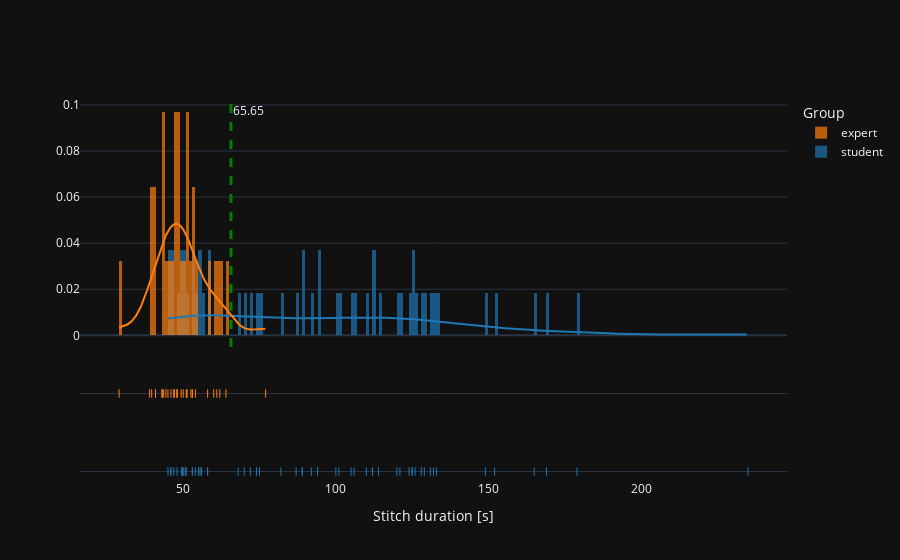
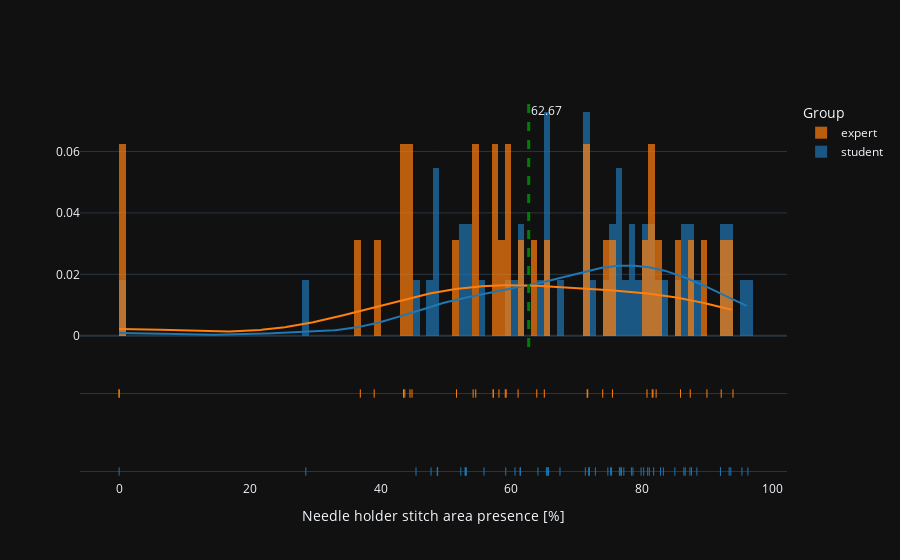
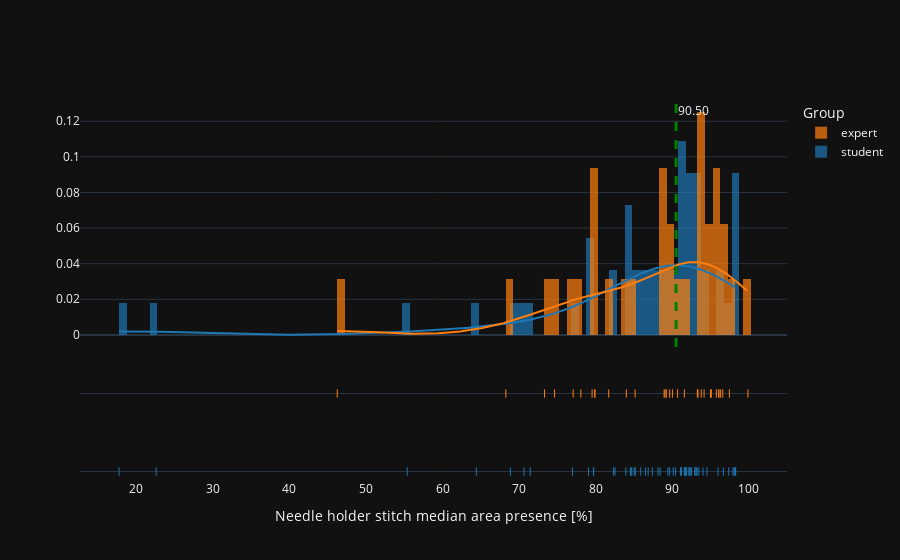
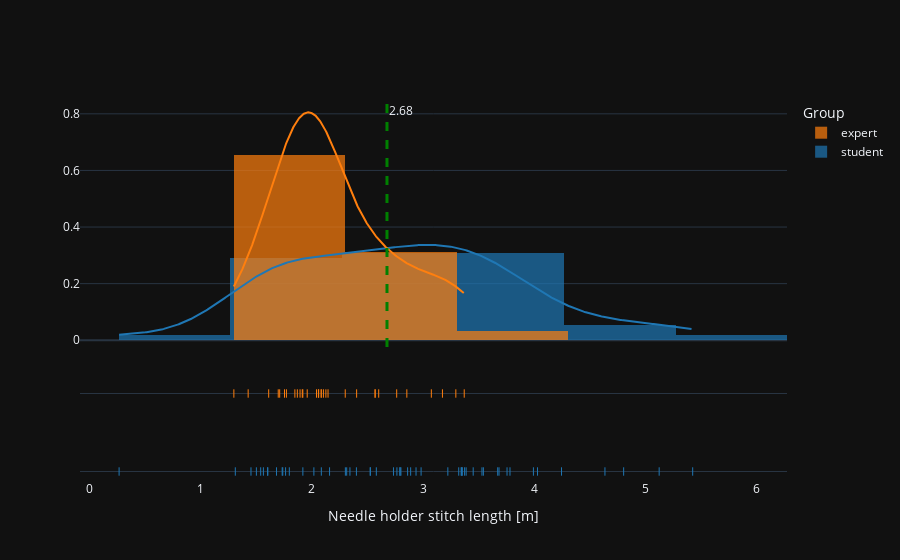

Notebook cell for these charts, in order:
### Code cell
for col_name in col_names:

    # my_value = dfst[col_name].mean()
    my_value = find_threshold(dfst, col_name)


    fig = get_distplot(dfst, col_name, my_value, f"{my_value:.2f}")
    fig.show()

### Figure 1 — Plotly figure (JSON) as saved in the notebook; plotly's stock layout.template omitted (floating-point values rounded to 4 significant figures; data arrays with more than 128 entries replaced by an {"elided": "..."} marker saying what was removed)
{"data": [{"autobinx": false, "histnorm": "probability", "legendgroup": "student", "marker": {"color": "rgb(31, 119, 180)"}, "name": "student", "opacity": 0.7, "x": [51.0, 46.93, 49.8, 50.67, 49.47, 55.53, 45.93, 100.0, 112.0, 125.0, 92.0, 54.0, 235.0, 55.0, 131.0, 94.0, 87.0, 74.0, 128.0, 114.0, 106.0, 112.0, 152.0, 126.0, 48.0, 105.0, 120.0, 53.0, 70.0, 72.0, 179.0, 75.0, 82.0, 56.0, 68.0, 169.0, 149.0, 53.0, 133.0, 89.0, 89.0, 125.0, 165.0, 110.0, 46.0, 132.0, 124.0, 45.0, 58.0, 129.0, 94.0, 121.0, 58.0, 50.0, 101.0], "xaxis": "x", "xbins": {"end": 235.0, "size": 1.0, "start": 45.0}, "yaxis": "y", "type": "histogram"}, {"autobinx": false, "histnorm": "probability", "legendgroup": "expert", "marker": {"color": "rgb(255, 127, 14)"}, "name": "expert", "opacity": 0.7, "x": [53.0, 50.0, 48.0, 43.0, 39.0, 48.0, 45.0, 47.0, 52.53, 40.93, 51.2, 40.93, 51.0, 51.2, 47.0, 44.33, 43.6, 43.2, 39.67, 49.33, 29.0, 58.0, 48.0, 77.0, 64.0, 61.0, 53.0, 60.0, 46.0, 47.0, 62.0, 54.0], "xaxis": "x", "xbins": {"end": 77.0, "size": 1.0, "start": 29.0}, "yaxis": "y", "type": "histogram"}, {"legendgroup": "student", "marker": {"color": "rgb(31, 119, 180)"}, "mode": "lines", "name": "student", "showlegend": false, "x": {"elided": "500 float values"}, "xaxis": "x", "y": {"elided": "500 float values"}, "yaxis": "y", "type": "scatter"}, {"legendgroup": "expert", "marker": {"color": "rgb(255, 127, 14)"}, "mode": "lines", "name": "expert", "showlegend": false, "x": {"elided": "500 float values"}, "xaxis": "x", "y": {"elided": "500 float values"}, "yaxis": "y", "type": "scatter"}, {"legendgroup": "student", "marker": {"color": "rgb(31, 119, 180)", "symbol": "line-ns-open"}, "mode": "markers", "name": "student", "showlegend": false, "x": [51.0, 46.93, 49.8, 50.67, 49.47, 55.53, 45.93, 100.0, 112.0, 125.0, 92.0, 54.0, 235.0, 55.0, 131.0, 94.0, 87.0, 74.0, 128.0, 114.0, 106.0, 112.0, 152.0, 126.0, 48.0, 105.0, 120.0, 53.0, 70.0, 72.0, 179.0, 75.0, 82.0, 56.0, 68.0, 169.0, 149.0, 53.0, 133.0, 89.0, 89.0, 125.0, 165.0, 110.0, 46.0, 132.0, 124.0, 45.0, 58.0, 129.0, 94.0, 121.0, 58.0, 50.0, 101.0], "xaxis": "x", "y": ["student", "student", "student", "student", "student", "student", "student", "student", "student", "student", "student", "student", "student", "student", "student", "student", "student", "student", "student", "student", "student", "student", "student", "student", "student", "student", "student", "student", "student", "student", "student", "student", "student", "student", "student", "student", "student", "student", "student", "student", "student", "student", "student", "student", "student", "student", "student", "student", "student", "student", "student", "student", "student", "student", "student"], "yaxis": "y2", "type": "scatter"}, {"legendgroup": "expert", "marker": {"color": "rgb(255, 127, 14)", "symbol": "line-ns-open"}, "mode": "markers", "name": "expert", "showlegend": false, "x": [53.0, 50.0, 48.0, 43.0, 39.0, 48.0, 45.0, 47.0, 52.53, 40.93, 51.2, 40.93, 51.0, 51.2, 47.0, 44.33, 43.6, 43.2, 39.67, 49.33, 29.0, 58.0, 48.0, 77.0, 64.0, 61.0, 53.0, 60.0, 46.0, 47.0, 62.0, 54.0], "xaxis": "x", "y": ["expert", "expert", "expert", "expert", "expert", "expert", "expert", "expert", "expert", "expert", "expert", "expert", "expert", "expert", "expert", "expert", "expert", "expert", "expert", "expert", "expert", "expert", "expert", "expert", "expert", "expert", "expert", "expert", "expert", "expert", "expert", "expert"], "yaxis": "y2", "type": "scatter"}], "layout": {"barmode": "overlay", "hovermode": "closest", "legend": {"traceorder": "reversed", "title": {"text": "Group"}}, "xaxis": {"anchor": "y2", "domain": [0.0, 1.0], "zeroline": false, "title": {"text": "Stitch duration [s]"}}, "yaxis": {"anchor": "free", "domain": [0.35, 1], "position": 0.0}, "yaxis2": {"anchor": "x", "domain": [0, 0.25], "dtick": 1, "showticklabels": false}, "shapes": [{"line": {"color": "green", "dash": "dash", "width": 3}, "type": "line", "x0": 65.65, "x1": 65.65, "xref": "x", "y0": 0, "y1": 1, "yref": "y domain"}], "annotations": [{"showarrow": false, "text": "65.65", "x": 65.65, "xanchor": "left", "xref": "x", "y": 1, "yanchor": "top", "yref": "y domain"}]}}

### Figure 2 — Plotly figure (JSON) as saved in the notebook; plotly's stock layout.template omitted (floating-point values rounded to 4 significant figures; data arrays with more than 128 entries replaced by an {"elided": "..."} marker saying what was removed)
{"data": [{"autobinx": false, "histnorm": "probability", "legendgroup": "student", "marker": {"color": "rgb(31, 119, 180)"}, "name": "student", "opacity": 0.7, "x": [61.42, 64.09, 52.29, 0.0, 28.57, 48.74, 53.14, 74.79, 65.71, 75.21, 80.88, 71.34, 80.27, 71.94, 93.6, 60.58, 45.43, 95.3, 96.22, 75.35, 65.5, 87.35, 52.94, 76.55, 93.35, 48.72, 92.03, 55.83, 81.79, 86.63, 67.46, 76.87, 48.68, 71.92, 71.88, 86.42, 87.58, 77.23, 78.63, 53.0, 76.68, 65.38, 85.04, 81.13, 88.41, 65.62, 47.73, 92.02, 59.16, 79.87, 61.35, 82.84, 78.39, 83.28, 72.88], "xaxis": "x", "xbins": {"end": 96.22, "size": 1.0, "start": 0.0}, "yaxis": "y", "type": "histogram"}, {"autobinx": false, "histnorm": "probability", "legendgroup": "expert", "marker": {"color": "rgb(255, 127, 14)"}, "name": "expert", "opacity": 0.7, "x": [44.82, 54.17, 44.51, 36.91, 80.78, 85.91, 71.62, 51.63, 61.05, 57.25, 59.23, 57.25, 0.0, 54.57, 81.69, 59.09, 43.72, 65.06, 43.52, 58.12, 0.0, 75.49, 92.13, 39.03, 63.91, 93.93, 71.71, 74.0, 81.58, 87.39, 82.17, 89.95], "xaxis": "x", "xbins": {"end": 93.93, "size": 1.0, "start": 0.0}, "yaxis": "y", "type": "histogram"}, {"legendgroup": "student", "marker": {"color": "rgb(31, 119, 180)"}, "mode": "lines", "name": "student", "showlegend": false, "x": {"elided": "500 float values"}, "xaxis": "x", "y": {"elided": "500 float values"}, "yaxis": "y", "type": "scatter"}, {"legendgroup": "expert", "marker": {"color": "rgb(255, 127, 14)"}, "mode": "lines", "name": "expert", "showlegend": false, "x": {"elided": "500 float values"}, "xaxis": "x", "y": {"elided": "500 float values"}, "yaxis": "y", "type": "scatter"}, {"legendgroup": "student", "marker": {"color": "rgb(31, 119, 180)", "symbol": "line-ns-open"}, "mode": "markers", "name": "student", "showlegend": false, "x": [61.42, 64.09, 52.29, 0.0, 28.57, 48.74, 53.14, 74.79, 65.71, 75.21, 80.88, 71.34, 80.27, 71.94, 93.6, 60.58, 45.43, 95.3, 96.22, 75.35, 65.5, 87.35, 52.94, 76.55, 93.35, 48.72, 92.03, 55.83, 81.79, 86.63, 67.46, 76.87, 48.68, 71.92, 71.88, 86.42, 87.58, 77.23, 78.63, 53.0, 76.68, 65.38, 85.04, 81.13, 88.41, 65.62, 47.73, 92.02, 59.16, 79.87, 61.35, 82.84, 78.39, 83.28, 72.88], "xaxis": "x", "y": ["student", "student", "student", "student", "student", "student", "student", "student", "student", "student", "student", "student", "student", "student", "student", "student", "student", "student", "student", "student", "student", "student", "student", "student", "student", "student", "student", "student", "student", "student", "student", "student", "student", "student", "student", "student", "student", "student", "student", "student", "student", "student", "student", "student", "student", "student", "student", "student", "student", "student", "student", "student", "student", "student", "student"], "yaxis": "y2", "type": "scatter"}, {"legendgroup": "expert", "marker": {"color": "rgb(255, 127, 14)", "symbol": "line-ns-open"}, "mode": "markers", "name": "expert", "showlegend": false, "x": [44.82, 54.17, 44.51, 36.91, 80.78, 85.91, 71.62, 51.63, 61.05, 57.25, 59.23, 57.25, 0.0, 54.57, 81.69, 59.09, 43.72, 65.06, 43.52, 58.12, 0.0, 75.49, 92.13, 39.03, 63.91, 93.93, 71.71, 74.0, 81.58, 87.39, 82.17, 89.95], "xaxis": "x", "y": ["expert", "expert", "expert", "expert", "expert", "expert", "expert", "expert", "expert", "expert", "expert", "expert", "expert", "expert", "expert", "expert", "expert", "expert", "expert", "expert", "expert", "expert", "expert", "expert", "expert", "expert", "expert", "expert", "expert", "expert", "expert", "expert"], "yaxis": "y2", "type": "scatter"}], "layout": {"barmode": "overlay", "hovermode": "closest", "legend": {"traceorder": "reversed", "title": {"text": "Group"}}, "xaxis": {"anchor": "y2", "domain": [0.0, 1.0], "zeroline": false, "title": {"text": "Needle holder stitch area presence [%]"}}, "yaxis": {"anchor": "free", "domain": [0.35, 1], "position": 0.0}, "yaxis2": {"anchor": "x", "domain": [0, 0.25], "dtick": 1, "showticklabels": false}, "shapes": [{"line": {"color": "green", "dash": "dash", "width": 3}, "type": "line", "x0": 62.67, "x1": 62.67, "xref": "x", "y0": 0, "y1": 1, "yref": "y domain"}], "annotations": [{"showarrow": false, "text": "62.67", "x": 62.67, "xanchor": "left", "xref": "x", "y": 1, "yanchor": "top", "yref": "y domain"}]}}

### Figure 3 — Plotly figure (JSON) as saved in the notebook; plotly's stock layout.template omitted (floating-point values rounded to 4 significant figures; data arrays with more than 128 entries replaced by an {"elided": "..."} marker saying what was removed)
{"data": [{"autobinx": false, "histnorm": "probability", "legendgroup": "student", "marker": {"color": "rgb(31, 119, 180)"}, "name": "student", "opacity": 0.7, "x": [94.02, 85.19, 55.39, 91.07, 70.63, 91.7, 85.89, 87.39, 91.59, 79.06, 85.02, 98.19, 95.97, 98.08, 96.67, 68.87, 64.41, 98.28, 97.38, 90.42, 92.3, 92.31, 88.41, 94.53, 82.32, 91.22, 92.94, 71.46, 22.62, 91.77, 88.14, 84.53, 84.71, 82.53, 86.85, 17.77, 91.57, 98.21, 84.58, 79.71, 92.17, 90.13, 92.95, 83.94, 89.42, 89.66, 76.96, 97.91, 79.73, 86.49, 93.45, 92.5, 93.23, 93.12, 91.89], "xaxis": "x", "xbins": {"end": 98.28, "size": 1.0, "start": 17.77}, "yaxis": "y", "type": "histogram"}, {"autobinx": false, "histnorm": "probability", "legendgroup": "expert", "marker": {"color": "rgb(255, 127, 14)"}, "name": "expert", "opacity": 0.7, "x": [89.05, 94.99, 68.27, 84.0, 96.31, 97.45, 95.1, 81.7, 93.78, 79.89, 93.28, 79.89, 89.66, 94.15, 93.36, 89.23, 73.32, 90.02, 74.63, 79.53, 85.15, 96.59, 96.06, 78.06, 46.25, 95.75, 88.94, 77.06, 91.58, 96.08, 90.7, 99.87], "xaxis": "x", "xbins": {"end": 99.87, "size": 1.0, "start": 46.25}, "yaxis": "y", "type": "histogram"}, {"legendgroup": "student", "marker": {"color": "rgb(31, 119, 180)"}, "mode": "lines", "name": "student", "showlegend": false, "x": {"elided": "500 float values"}, "xaxis": "x", "y": {"elided": "500 float values"}, "yaxis": "y", "type": "scatter"}, {"legendgroup": "expert", "marker": {"color": "rgb(255, 127, 14)"}, "mode": "lines", "name": "expert", "showlegend": false, "x": {"elided": "500 float values"}, "xaxis": "x", "y": {"elided": "500 float values"}, "yaxis": "y", "type": "scatter"}, {"legendgroup": "student", "marker": {"color": "rgb(31, 119, 180)", "symbol": "line-ns-open"}, "mode": "markers", "name": "student", "showlegend": false, "x": [94.02, 85.19, 55.39, 91.07, 70.63, 91.7, 85.89, 87.39, 91.59, 79.06, 85.02, 98.19, 95.97, 98.08, 96.67, 68.87, 64.41, 98.28, 97.38, 90.42, 92.3, 92.31, 88.41, 94.53, 82.32, 91.22, 92.94, 71.46, 22.62, 91.77, 88.14, 84.53, 84.71, 82.53, 86.85, 17.77, 91.57, 98.21, 84.58, 79.71, 92.17, 90.13, 92.95, 83.94, 89.42, 89.66, 76.96, 97.91, 79.73, 86.49, 93.45, 92.5, 93.23, 93.12, 91.89], "xaxis": "x", "y": ["student", "student", "student", "student", "student", "student", "student", "student", "student", "student", "student", "student", "student", "student", "student", "student", "student", "student", "student", "student", "student", "student", "student", "student", "student", "student", "student", "student", "student", "student", "student", "student", "student", "student", "student", "student", "student", "student", "student", "student", "student", "student", "student", "student", "student", "student", "student", "student", "student", "student", "student", "student", "student", "student", "student"], "yaxis": "y2", "type": "scatter"}, {"legendgroup": "expert", "marker": {"color": "rgb(255, 127, 14)", "symbol": "line-ns-open"}, "mode": "markers", "name": "expert", "showlegend": false, "x": [89.05, 94.99, 68.27, 84.0, 96.31, 97.45, 95.1, 81.7, 93.78, 79.89, 93.28, 79.89, 89.66, 94.15, 93.36, 89.23, 73.32, 90.02, 74.63, 79.53, 85.15, 96.59, 96.06, 78.06, 46.25, 95.75, 88.94, 77.06, 91.58, 96.08, 90.7, 99.87], "xaxis": "x", "y": ["expert", "expert", "expert", "expert", "expert", "expert", "expert", "expert", "expert", "expert", "expert", "expert", "expert", "expert", "expert", "expert", "expert", "expert", "expert", "expert", "expert", "expert", "expert", "expert", "expert", "expert", "expert", "expert", "expert", "expert", "expert", "expert"], "yaxis": "y2", "type": "scatter"}], "layout": {"barmode": "overlay", "hovermode": "closest", "legend": {"traceorder": "reversed", "title": {"text": "Group"}}, "xaxis": {"anchor": "y2", "domain": [0.0, 1.0], "zeroline": false, "title": {"text": "Needle holder stitch median area presence [%]"}}, "yaxis": {"anchor": "free", "domain": [0.35, 1], "position": 0.0}, "yaxis2": {"anchor": "x", "domain": [0, 0.25], "dtick": 1, "showticklabels": false}, "shapes": [{"line": {"color": "green", "dash": "dash", "width": 3}, "type": "line", "x0": 90.5, "x1": 90.5, "xref": "x", "y0": 0, "y1": 1, "yref": "y domain"}], "annotations": [{"showarrow": false, "text": "90.50", "x": 90.5, "xanchor": "left", "xref": "x", "y": 1, "yanchor": "top", "yref": "y domain"}]}}

### Figure 4 — Plotly figure (JSON) as saved in the notebook; plotly's stock layout.template omitted (floating-point values rounded to 4 significant figures; data arrays with more than 128 entries replaced by an {"elided": "..."} marker saying what was removed)
{"data": [{"autobinx": false, "histnorm": "probability", "legendgroup": "student", "marker": {"color": "rgb(31, 119, 180)"}, "name": "student", "opacity": 0.7, "x": [1.921, 2.527, 4.635, 0.27, 3.35, 2.02, 2.735, 2.983, 3.387, 4.244, 3.321, 1.503, 3.543, 1.566, 1.455, 1.314, 4.803, 1.799, 2.402, 3.223, 3.351, 2.161, 3.451, 2.526, 1.765, 4.029, 2.087, 2.889, 2.344, 3.53, 5.423, 1.684, 3.683, 1.542, 2.794, 2.792, 2.862, 1.74, 2.315, 3.781, 2.766, 2.938, 3.343, 1.606, 1.735, 5.122, 3.755, 1.604, 3.671, 3.992, 3.374, 3.348, 2.581, 2.303, 2.802], "xaxis": "x", "xbins": {"end": 5.423, "size": 1.0, "start": 0.27}, "yaxis": "y", "type": "histogram"}, {"autobinx": false, "histnorm": "probability", "legendgroup": "expert", "marker": {"color": "rgb(255, 127, 14)"}, "name": "expert", "opacity": 0.7, "x": [2.147, 1.92, 3.37, 2.855, 1.614, 2.085, 1.713, 2.764, 2.06, 2.57, 2.063, 2.57, 2.043, 2.602, 1.96, 1.896, 3.295, 1.915, 2.106, 3.175, 1.429, 1.871, 2.086, 3.075, 2.301, 2.404, 1.773, 1.7, 1.756, 1.849, 2.128, 1.301], "xaxis": "x", "xbins": {"end": 3.37, "size": 1.0, "start": 1.301}, "yaxis": "y", "type": "histogram"}, {"legendgroup": "student", "marker": {"color": "rgb(31, 119, 180)"}, "mode": "lines", "name": "student", "showlegend": false, "x": {"elided": "500 float values"}, "xaxis": "x", "y": {"elided": "500 float values"}, "yaxis": "y", "type": "scatter"}, {"legendgroup": "expert", "marker": {"color": "rgb(255, 127, 14)"}, "mode": "lines", "name": "expert", "showlegend": false, "x": {"elided": "500 float values"}, "xaxis": "x", "y": {"elided": "500 float values"}, "yaxis": "y", "type": "scatter"}, {"legendgroup": "student", "marker": {"color": "rgb(31, 119, 180)", "symbol": "line-ns-open"}, "mode": "markers", "name": "student", "showlegend": false, "x": [1.921, 2.527, 4.635, 0.27, 3.35, 2.02, 2.735, 2.983, 3.387, 4.244, 3.321, 1.503, 3.543, 1.566, 1.455, 1.314, 4.803, 1.799, 2.402, 3.223, 3.351, 2.161, 3.451, 2.526, 1.765, 4.029, 2.087, 2.889, 2.344, 3.53, 5.423, 1.684, 3.683, 1.542, 2.794, 2.792, 2.862, 1.74, 2.315, 3.781, 2.766, 2.938, 3.343, 1.606, 1.735, 5.122, 3.755, 1.604, 3.671, 3.992, 3.374, 3.348, 2.581, 2.303, 2.802], "xaxis": "x", "y": ["student", "student", "student", "student", "student", "student", "student", "student", "student", "student", "student", "student", "student", "student", "student", "student", "student", "student", "student", "student", "student", "student", "student", "student", "student", "student", "student", "student", "student", "student", "student", "student", "student", "student", "student", "student", "student", "student", "student", "student", "student", "student", "student", "student", "student", "student", "student", "student", "student", "student", "student", "student", "student", "student", "student"], "yaxis": "y2", "type": "scatter"}, {"legendgroup": "expert", "marker": {"color": "rgb(255, 127, 14)", "symbol": "line-ns-open"}, "mode": "markers", "name": "expert", "showlegend": false, "x": [2.147, 1.92, 3.37, 2.855, 1.614, 2.085, 1.713, 2.764, 2.06, 2.57, 2.063, 2.57, 2.043, 2.602, 1.96, 1.896, 3.295, 1.915, 2.106, 3.175, 1.429, 1.871, 2.086, 3.075, 2.301, 2.404, 1.773, 1.7, 1.756, 1.849, 2.128, 1.301], "xaxis": "x", "y": ["expert", "expert", "expert", "expert", "expert", "expert", "expert", "expert", "expert", "expert", "expert", "expert", "expert", "expert", "expert", "expert", "expert", "expert", "expert", "expert", "expert", "expert", "expert", "expert", "expert", "expert", "expert", "expert", "expert", "expert", "expert", "expert"], "yaxis": "y2", "type": "scatter"}], "layout": {"barmode": "overlay", "hovermode": "closest", "legend": {"traceorder": "reversed", "title": {"text": "Group"}}, "xaxis": {"anchor": "y2", "domain": [0.0, 1.0], "zeroline": false, "title": {"text": "Needle holder stitch length [m]"}}, "yaxis": {"anchor": "free", "domain": [0.35, 1], "position": 0.0}, "yaxis2": {"anchor": "x", "domain": [0, 0.25], "dtick": 1, "showticklabels": false}, "shapes": [{"line": {"color": "green", "dash": "dash", "width": 3}, "type": "line", "x0": 2.677, "x1": 2.677, "xref": "x", "y0": 0, "y1": 1, "yref": "y domain"}], "annotations": [{"showarrow": false, "text": "2.68", "x": 2.677, "xanchor": "left", "xref": "x", "y": 1, "yanchor": "top", "yref": "y domain"}]}}
